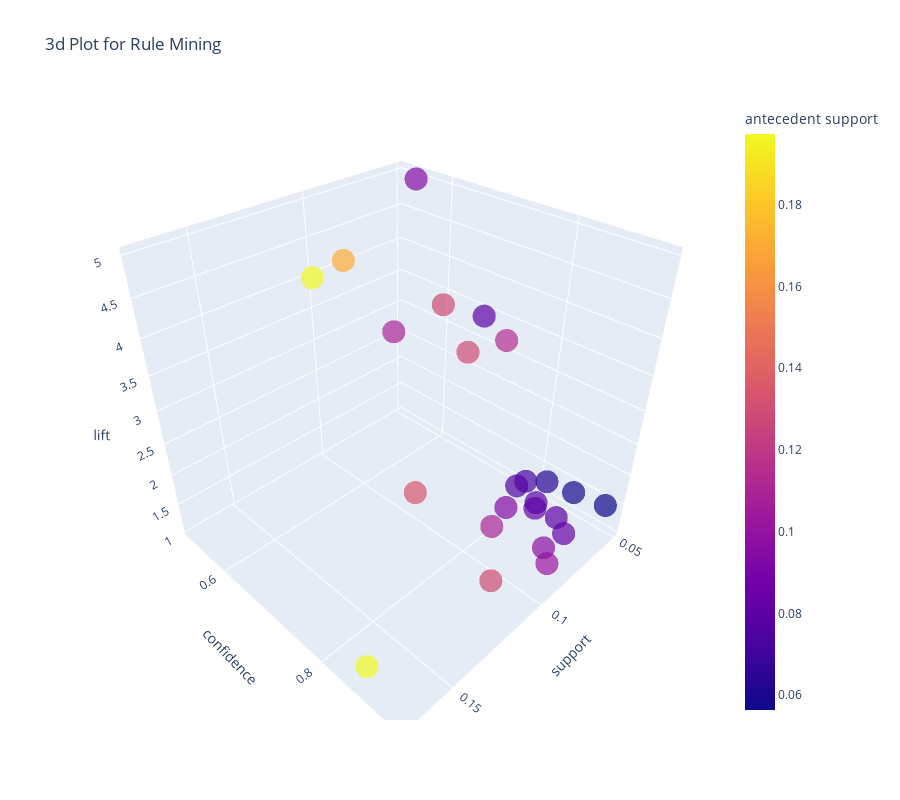

This figure's notebook cell:
### Code cell
plot_model(a1, plot='3d')

### Figure 1 — Plotly figure (JSON) as saved in the notebook; plotly's stock layout.template omitted (floating-point values rounded to 4 significant figures)
{"data": [{"customdata": [["ROUND SNACK BOXES SET OF4 WOODLAND ", "POSTAGE"], ["PLASTERS IN TIN STRONGMAN", "POSTAGE"], ["PLASTERS IN TIN SPACEBOY", "POSTAGE"], ["WOODLAND CHARLOTTE BAG", "POSTAGE"], ["ROUND SNACK BOXES SET OF 4 FRUITS ", "POSTAGE"], ["SPACEBOY LUNCH BOX ", "POSTAGE"], ["ROUND SNACK BOXES SET OF4 WOODLAND ", "POSTAGE"], ["LUNCH BAG WOODLAND", "POSTAGE"], ["6 RIBBONS RUSTIC CHARM", "POSTAGE"], ["JUMBO BAG WOODLAND ANIMALS", "POSTAGE"], ["POSTAGE", "ROUND SNACK BOXES SET OF4 WOODLAND "], ["PLASTERS IN TIN WOODLAND ANIMALS", "POSTAGE"], ["STRAWBERRY LUNCH BOX WITH CUTLERY", "POSTAGE"], ["PLASTERS IN TIN CIRCUS PARADE ", "POSTAGE"], ["ROUND SNACK BOXES SET OF 4 FRUITS ", "ROUND SNACK BOXES SET OF4 WOODLAND "], ["JAM MAKING SET PRINTED", "POSTAGE"], ["RED TOADSTOOL LED NIGHT LIGHT", "POSTAGE"], ["ROUND SNACK BOXES SET OF 4 FRUITS ", "POSTAGE"], ["SPACEBOY LUNCH BOX ", "ROUND SNACK BOXES SET OF4 WOODLAND "], ["REGENCY CAKESTAND 3 TIER", "POSTAGE"], ["POSTAGE", "ROUND SNACK BOXES SET OF 4 FRUITS "], ["PLASTERS IN TIN CIRCUS PARADE ", "PLASTERS IN TIN WOODLAND ANIMALS"], ["ROUND SNACK BOXES SET OF4 WOODLAND ", "ROUND SNACK BOXES SET OF 4 FRUITS "], ["PLASTERS IN TIN WOODLAND ANIMALS", "ROUND SNACK BOXES SET OF4 WOODLAND "]], "hovertemplate": "support=%{x}<br>confidence=%{y}<br>lift=%{z}<br>antecedents=%{customdata[0]}<br>consequents=%{customdata[1]}<br>antecedent support=%{marker.color}<extra></extra>", "legendgroup": "", "marker": {"color": [0.1028, 0.0564, 0.0846, 0.0978, 0.1294, 0.0796, 0.1973, 0.0597, 0.0829, 0.0796, 0.1144, 0.1095, 0.063, 0.0945, 0.1294, 0.0713, 0.0779, 0.1294, 0.0796, 0.1343, 0.1708, 0.0945, 0.1973, 0.1095], "coloraxis": "coloraxis", "opacity": 0.7, "symbol": "circle"}, "mode": "markers", "name": "", "scene": "scene", "showlegend": false, "x": [0.0945, 0.0514, 0.0763, 0.0879, 0.1144, 0.0697, 0.1708, 0.0514, 0.0697, 0.0663, 0.0945, 0.0896, 0.0514, 0.0763, 0.1028, 0.0564, 0.0614, 0.0945, 0.0547, 0.0912, 0.0945, 0.0514, 0.1028, 0.0564], "y": [0.9194, 0.9118, 0.902, 0.8983, 0.8846, 0.875, 0.8655, 0.8611, 0.84, 0.8333, 0.8261, 0.8182, 0.8158, 0.807, 0.7949, 0.7907, 0.7872, 0.7308, 0.6875, 0.679, 0.5534, 0.5439, 0.521, 0.5152], "z": [1.447, 1.435, 1.42, 1.414, 1.393, 1.378, 1.363, 1.356, 1.323, 1.312, 4.186, 1.288, 1.284, 1.271, 4.028, 1.245, 1.239, 4.278, 3.484, 1.069, 4.278, 4.969, 4.028, 2.61], "type": "scatter3d"}], "layout": {"scene": {"domain": {"x": [0, 1], "y": [0, 1]}, "xaxis": {"title": {"text": "support"}}, "yaxis": {"title": {"text": "confidence"}}, "zaxis": {"title": {"text": "lift"}}}, "coloraxis": {"colorbar": {"title": {"text": "antecedent support"}}, "colorscale": [[0, "#0d0887"], [0.1111, "#46039f"], [0.2222, "#7201a8"], [0.3333, "#9c179e"], [0.4444, "#bd3786"], [0.5556, "#d8576b"], [0.6667, "#ed7953"], [0.7778, "#fb9f3a"], [0.8889, "#fdca26"], [1, "#f0f921"]]}, "legend": {"tracegroupgap": 0}, "title": {"text": "3d Plot for Rule Mining"}, "height": 800, "width": 900}}
